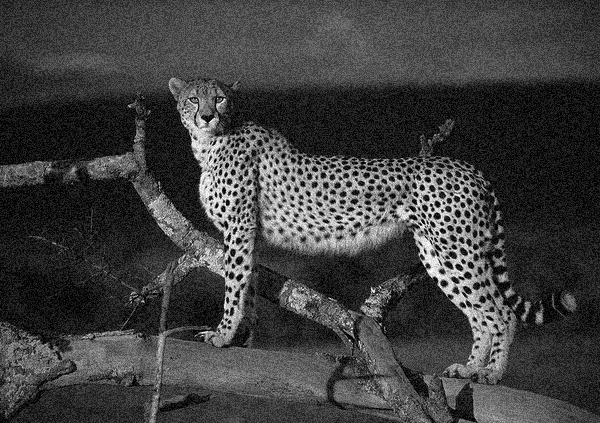
%> input picture Signal_Processing/Lab 8/cheetah.jpg, 600 x 423 px
$ octave Part_2.m   (GNU Octave 9; MATLAB toolbox functions it lacks are replaced by stand-ins)
%> lines starting %> are read from the running program, lines starting %| are printed output that depends on the picture
%Histogram Equalization
close all
clear
clc

filename = 'cheetah.jpg';

f = imread(filename);
%> f is the input picture: size 423x600 uint8; min 0, max 255, mean 63.4

figure, imshow(f) %original Image
title('Original Image');

figure, imhist(f)
title('Histogram Image');
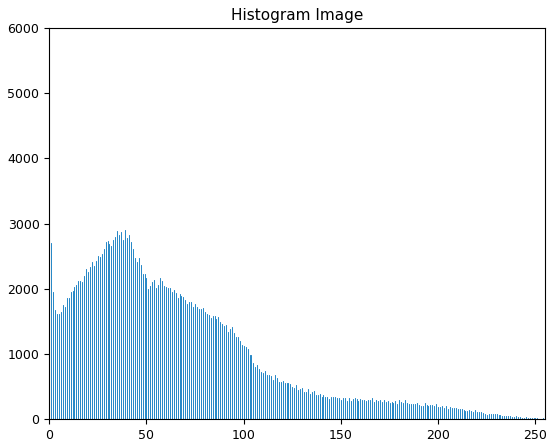
%> figure redrawn from the program's plot data; highest point at x = 0, y = 5689

g=histeq(f,256);
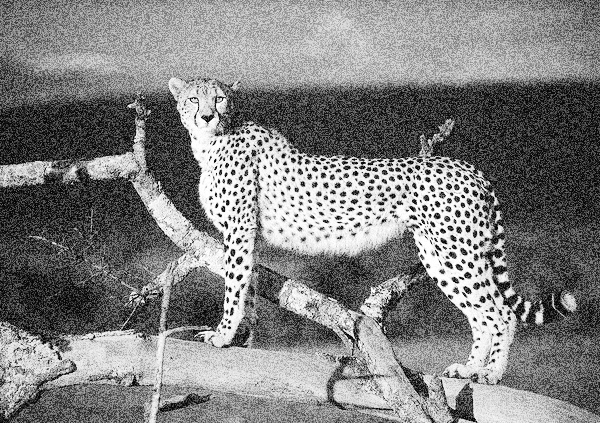
%> g: size 423x600 uint8; min 5, max 255, mean 128
figure, imshow(g)
title('Histogram Equationed Image');

figure, imhist(g)
title('His Histogram Equationed Image');
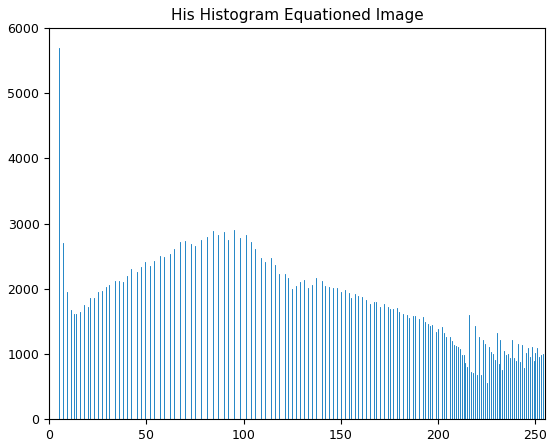
%> figure redrawn from the program's plot data; highest point at x = 5, y = 5689

hnorm=imhist(f)./numel(f); % Nomalized
%> hnorm = 256 values, max 0.0224 at index 1, min 2.36e-05 at index 254, mean 0.00391
cdf=cumsum(hnorm);
%> cdf = 256 values from 0.0224 to 1
x=linspace(0,1,256);
figure,plot(x,cdf);
title('x vs. cdf');
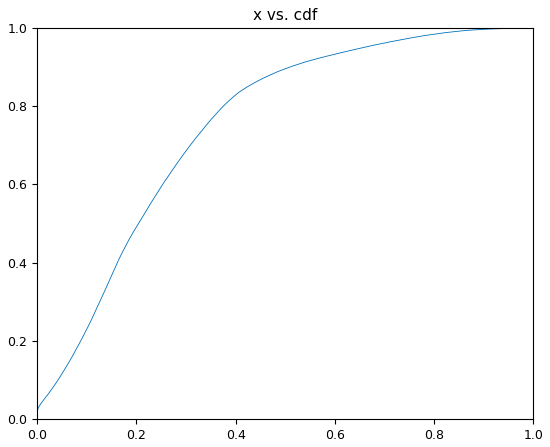
%> figure redrawn from the program's plot data; curve peaks at x = 1, y = 1

$ run again, with Signal_Processing/Lab 8/bird.jpg copied over Signal_Processing/Lab 8/cheetah.jpg
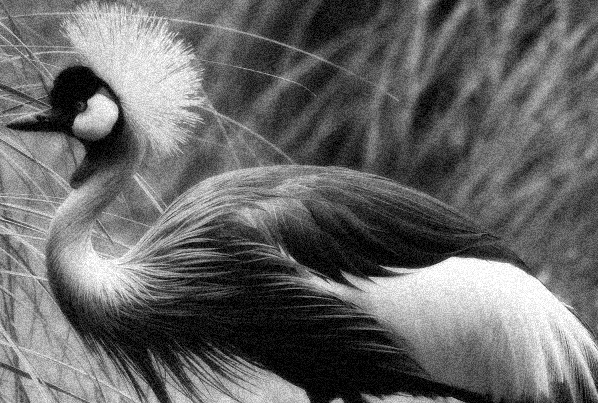
%> input picture Signal_Processing/Lab 8/bird.jpg, 598 x 403 px
%> f is the input picture: size 403x598 uint8; min 0, max 255, mean 103.6
%> `title('His Histogram Equationed Image');`:
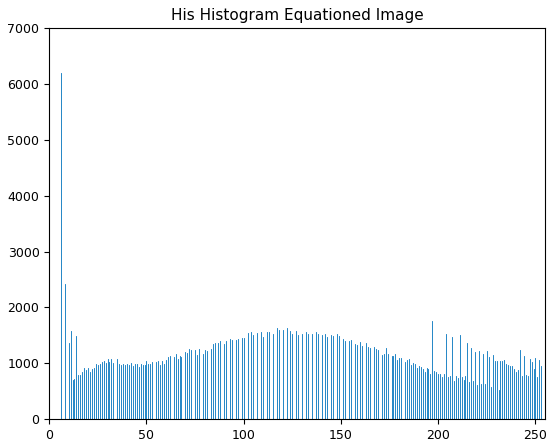
%> figure redrawn from the program's plot data; highest point at x = 6, y = 6186
%> hnorm = 256 values, max 0.0257 at index 1, min 0.000788 at index 252, mean 0.00391
%> cdf = 256 values from 0.0257 to 1
%> `title('x vs. cdf');`:
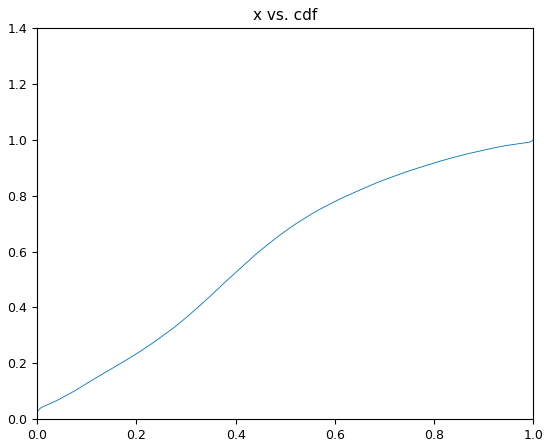
%> figure redrawn from the program's plot data; curve peaks at x = 1, y = 1

$ run again, with Signal_Processing/Lab 8/duck.JPG copied over Signal_Processing/Lab 8/cheetah.jpg
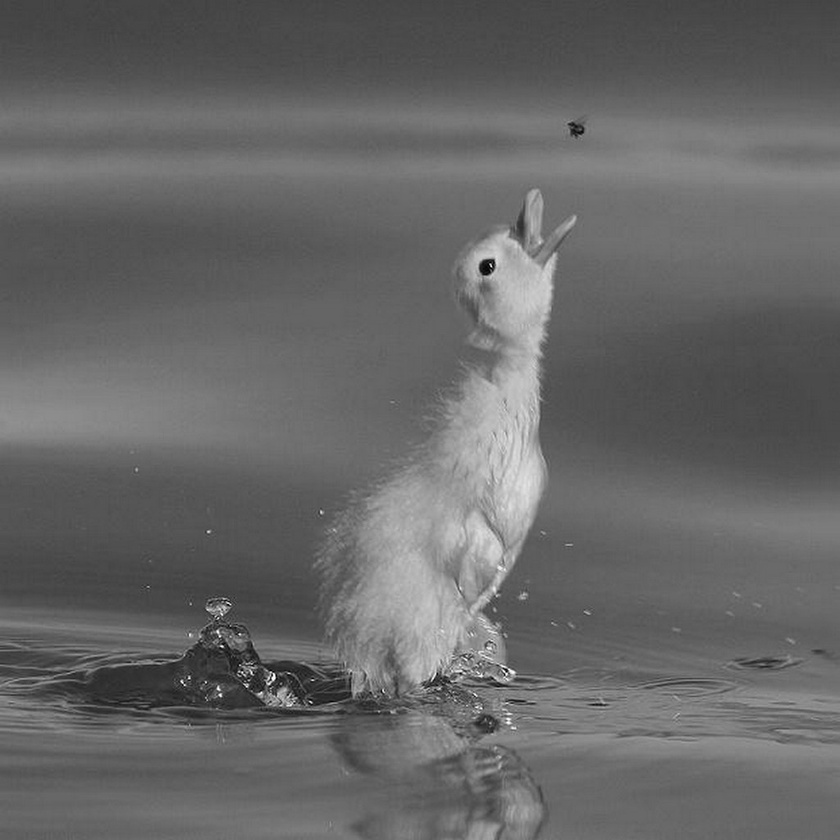
%> input picture Signal_Processing/Lab 8/duck.JPG, 840 x 840 px, shrunk from 1024 x 1024 before the run
%> f is the input picture: size 840x840x3 uint8; min 0, max 255, mean 102.6
%> `title('His Histogram Equationed Image');`:
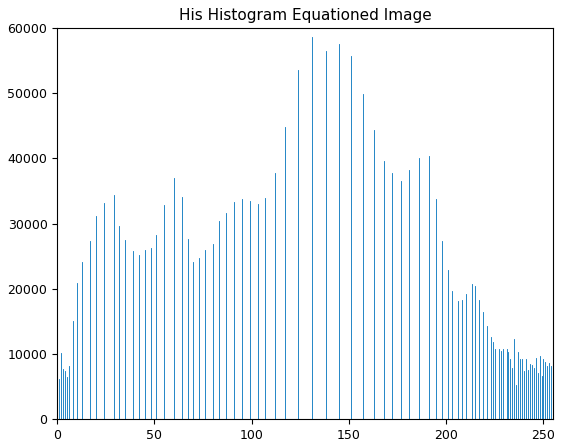
%> figure redrawn from the program's plot data; highest point at x = 131, y = 58680
%> hnorm = 256 values, max 0.0277 at index 102, min 1.42e-06 at index 240, mean 0.00391
%> cdf = 256 values from 1.56e-05 to 1
%> `title('x vs. cdf');`:
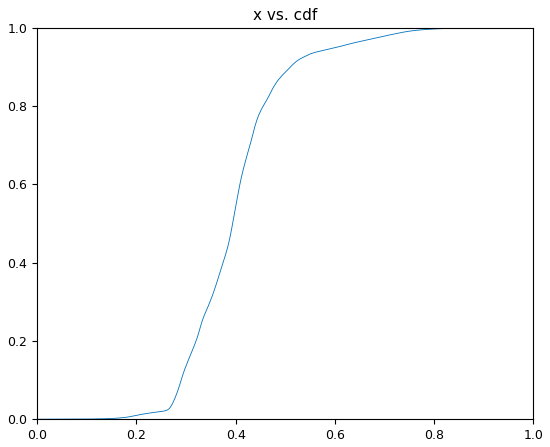
%> figure redrawn from the program's plot data; curve peaks at x = 1, y = 1
